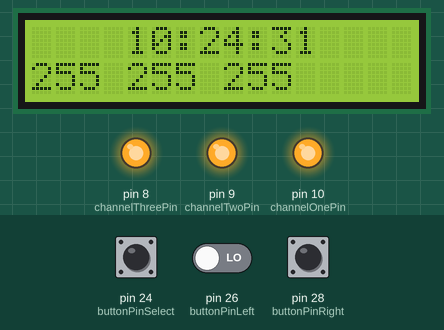
The sketch below on a simulated Arduino Mega 2560, built with avr-gcc and run on an emulated ATmega2560. Shown: 16×2 character LCD, output pins drawn as LEDs (lit = HIGH). Inputs (shaded band) come from the test bench; at power-on: pin 24 (buttonPinSelect) LOW, pin 26 (buttonPinLeft) LOW, pin 28 (buttonPinRight) LOW. The local clock reads 2024-03-15 10:24:30 at power-on unless the sketch sets it.

Above: at 1.2 s.
1.3 s: pin 24 (buttonPinSelect) pulled HIGH for 0.15 s
At 2.7 s:
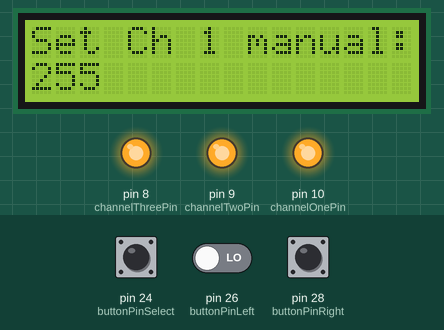
3.0 s: pin 24 (buttonPinSelect) pulled HIGH for 3.2 s
At 7.4 s:
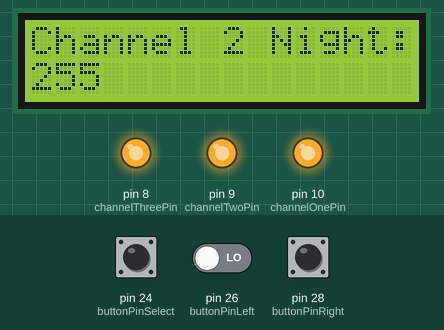
7.7 s: pin 24 (buttonPinSelect) pulled HIGH for 1 s
At 8.9 s:
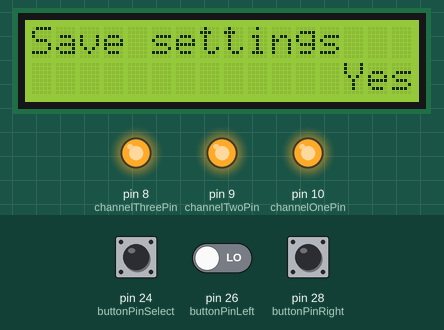
10.5 s: pin 24 (buttonPinSelect) driven HIGH and pin 26 (buttonPinLeft) driven HIGH
At 12.2 s:
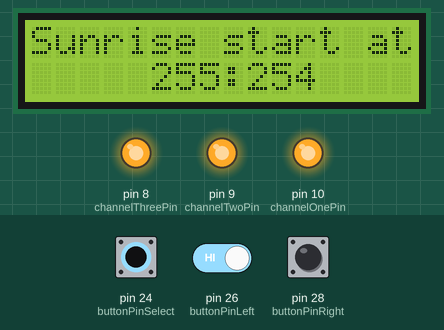
13.5 s: pin 24 (buttonPinSelect) driven LOW
At 14.9 s:
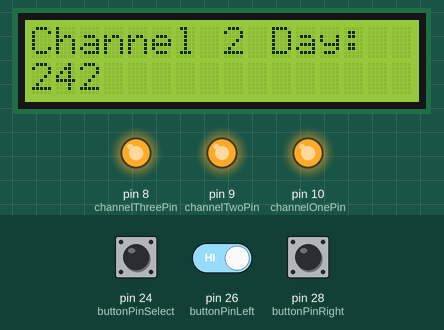
15.1 s: pin 24 (buttonPinSelect) driven HIGH
At 17.0 s:
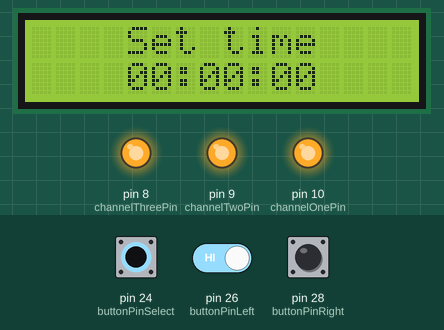
Timing chart, 0 to 30.0 s (numbered marks = the images above; inputs shaded):
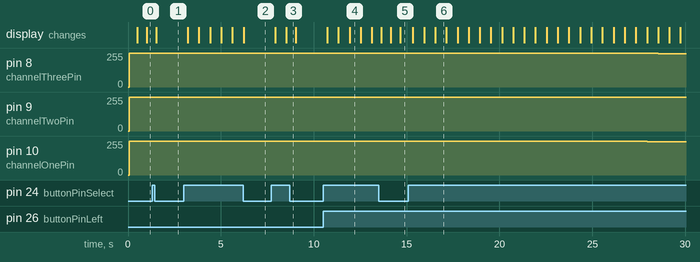

The sketch:

Lightening_Controller.ino
```cpp
// include the library code:
#include <LiquidCrystal.h>
#include <EEPROM.h>
#include <Wire.h>
#include <Time.h>
#include "RTClib.h"
RTC_DS3231 rtc;
#include <Thread.h>
#include <ThreadController.h>

/*
  LiquidCrystal Library - scrollDisplayLeft() and scrollDisplayRight()

  The circuit:
   LCD RS pin to digital pin 12
   LCD Enable pin to digital pin 11
   LCD D4 pin to digital pin 5
   LCD D5 pin to digital pin 4
   LCD D6 pin to digital pin 3
   LCD D7 pin to digital pin 2
   LCD R/W pin to ground
   10K resistor:
   ends to +5V and ground
   wiper to LCD VO pin (pin 3)
*/

// initialize the library by associating any needed LCD interface pin
// with the arduino pin number it is connected to
const int rs = 11, en = 12, d4 = 2, d5 = 3, d6 = 4, d7 = 5;
LiquidCrystal lcd(rs, en, d4, d5, d6, d7);

////Buttons/////////////
const int buttonPinSelect = 24;
const int buttonPinLeft = 26;
const int buttonPinRight = 28;
int buttonSelect = 0;
int buttonLeft = 0;
int buttonRight = 0;

/////LedsPins/////
const int channelOnePin = 10;
const int channelTwoPin = 9;
const int channelThreePin = 8;

///channels////////
int channelOne = 100;
int channelTwo = 100;
int channelThree = 100;

int channelOneDay;
int channelTwoDay;
int channelThreeDay;

int channelOneNight;
int channelTwoNight;
int channelThreeNight;

////////Menus//////////
int menu = 0;


//////EEPROM/////////////////
byte addressChannelOne = 0;
byte addressChannelTwo = 1;
byte addressChannelThree = 2;
byte addressSunriseStartHour = 3;
byte addressSunriseStartMinute = 4;
byte addressSunsetStartHour = 5;
byte addressSunsetStartMinute = 6;
byte addressSunriseDuration = 7;
byte addressSunsetDuration = 8;

byte addressChannelOneDay = 9;
byte addressChannelTwoDay = 10;
byte addressChannelThreeDay = 11;
byte addressChannelOneNight = 12;
byte addressChannelTwoNight = 13;
byte addressChannelThreeNight = 14;
////////Set Time Variables//////////
int varHour;
int varMinute;
int varSecond;
boolean isTimeChanged = false;

////////////Threads////////////////
// ThreadController that will controll all threads
ThreadController controll = ThreadController();
Thread inputThread = Thread();
Thread updateDisplayThread = Thread();
Thread sunriseCircleThread = Thread();

Thread sunsetCircleThread = Thread();

int displayChangeCounter = 0;
int displayTimeChange = 10;

int sunriseStartHour = 0;
int sunriseStartMinute = 0;

int sunsetStartHour = 0;
int sunsetStartMinute = 0;

int sunriseDuration = 0;
int sunsetDuration = 0;

boolean isSunset;
boolean isSunrise;


void setup() {
  // put your setup code here, to run once:

  Serial.begin(9600);
  if (! rtc.begin()) {
    Serial.println("Couldn't find RTC");
    while (1);
  }


  ///buttons setup/////
  pinMode(buttonPinSelect, INPUT);
  pinMode(buttonPinLeft, INPUT);
  pinMode(buttonPinRight, INPUT);
  pinMode(channelOnePin, OUTPUT);
  pinMode(channelTwoPin, OUTPUT);
  pinMode(channelThreePin, OUTPUT);


  // set up the LCD's number of columns and rows:
  lcd.begin(16, 2);

  ///////READ SETTINGS FROM EEPROM////////////
  channelOne = EEPROM.read(addressChannelOne);
  channelTwo = EEPROM.read(addressChannelTwo);
  channelThree = EEPROM.read(addressChannelThree);

  sunriseStartHour = EEPROM.read(addressSunriseStartHour);
  sunriseStartMinute = EEPROM.read(addressSunriseStartMinute);
  sunsetStartHour = EEPROM.read(addressSunsetStartHour);
  sunsetStartMinute = EEPROM.read(addressSunsetStartMinute);

  sunriseDuration = EEPROM.read(addressSunriseDuration);
  sunsetDuration = EEPROM.read(addressSunsetDuration);

  channelOneDay = EEPROM.read(addressChannelOneDay);
  channelTwoDay = EEPROM.read(addressChannelTwoDay);
  channelThreeDay = EEPROM.read(addressChannelThreeDay);

  channelOneNight = EEPROM.read(addressChannelOneNight);
  channelTwoNight = EEPROM.read(addressChannelTwoNight);
  channelThreeNight = EEPROM.read(addressChannelThreeNight);

  analogWrite(channelOnePin, channelOne);
  analogWrite(channelTwoPin, channelTwo);
  analogWrite(channelThreePin, channelThree);


  // Configure myThread
  inputThread.onRun(input);
  inputThread.setInterval(100);

  // Configure hisThread
  updateDisplayThread.onRun(updateDisplay);
  updateDisplayThread.setInterval(500);

  // Configure blinkLedThread
  sunriseCircleThread.onRun(sunriseCircle);
  sunriseCircleThread.setInterval((sunriseDuration * 60000) / 256);

  // Configure blinkLedThread
  sunsetCircleThread.onRun(sunsetCircle);
  sunsetCircleThread.setInterval((sunsetDuration * 60000) / 256);

  // Adds myThread to the controll
  controll.add(&inputThread);
  controll.add(&updateDisplayThread);
  controll.add(&sunriseCircleThread);
  controll.add(&sunsetCircleThread);
}

void loop() {
  DateTime now = rtc.now();
  // put your main code here, to run repeatedly:

  // run ThreadController
  // this will check every thread inside ThreadController,
  // if it should run. If yes, he will run it;
  controll.run();
  // Rest of code

  if ((sunriseStartHour == now.hour()) && (sunriseStartMinute == now.minute()) && (now.second() == 0)) {
    isSunrise = true;
  }
  if ((sunsetStartHour == now.hour()) && (sunsetStartMinute == now.minute()) && (now.second() == 0)) {
    isSunset = true;
  }

}


// callback for input
void input() {
  buttonSelect = digitalRead(buttonPinSelect);
  buttonLeft = digitalRead(buttonPinLeft);
  buttonRight = digitalRead(buttonPinRight);


  if (buttonSelect == HIGH) {
    if (menu == 16) {
      menu = 0;
    } else {
      menu++;
    }
    delay(200);
  }

  if (menu == 1) {
    if (buttonRight == HIGH) {
      if (channelOne < 255) {
        channelOne++;
      }
    }
    if (buttonLeft == HIGH) {
      if (channelOne > 0) {
        channelOne--;
      }
    }
  }

  if (menu == 2) {
    if (buttonRight == HIGH) {
      if (channelTwo < 255) {
        channelTwo++;
      }
    }
    if (buttonLeft == HIGH) {
      if (channelTwo > 0) {
        channelTwo--;
      }
    }
  }

 if (menu == 3) {
    if (buttonRight == HIGH) {
      if (channelThree < 255) {
        channelThree++;
      }
    }
    if (buttonLeft == HIGH) {
      if (channelThree > 0) {
        channelThree--;
      }
    }
  }

  if (menu == 4) {
    if (buttonRight == HIGH) {
      if (sunriseStartMinute < 59) {
        sunriseStartMinute++;

      } else if (sunriseStartMinute == 59) {
        if (sunriseStartHour < 23) {
          sunriseStartMinute = 0;
          sunriseStartHour++;
        }
      }
    }
    if (buttonLeft == HIGH) {
      if (sunriseStartMinute > 0) {
        sunriseStartMinute--;
      } else if (sunriseStartMinute == 0) {
        if (sunriseStartHour > 0) {
          sunriseStartMinute = 59;
          sunriseStartHour--;
        }
      }
    }

  }

  if (menu == 5) {
    if (buttonRight == HIGH) {
      if (sunsetStartMinute < 59) {
        sunsetStartMinute++;

      } else if (sunsetStartMinute == 59) {
        if (sunsetStartHour < 23) {
          sunsetStartMinute = 0;
          sunsetStartHour++;
        }
      }
    }
    if (buttonLeft == HIGH) {
      if (sunsetStartMinute > 0) {
        sunsetStartMinute--;
      } else if (sunsetStartMinute == 0) {
        if (sunsetStartHour > 0) {
          sunsetStartMinute = 59;
          sunsetStartHour--;
        }
      }
    }

  }


  if (menu == 6) {
    if (buttonRight == HIGH) {
      if (sunriseDuration < 59) {
        sunriseDuration++;
      }
    }
    if (buttonLeft == HIGH) {
      if (sunriseDuration > 1) {
        sunriseDuration--;
      }
    }
  }

  if (menu == 7) {
    if (buttonRight == HIGH) {
      if (sunsetDuration < 59) {
        sunsetDuration++;
      }
    }
    if (buttonLeft == HIGH) {
      if (sunsetDuration > 1) {
        sunsetDuration--;
      }
    }
  }

  if (menu == 8) {
    if (buttonRight == HIGH) {
      if (channelOneDay < 255) {
        channelOneDay++;
      }
    }
    if (buttonLeft == HIGH) {
      if (channelOneDay > 0) {
        channelOneDay--;
      }
    }

  }

  if (menu == 9) {
    if (buttonRight == HIGH) {
      if (channelTwoDay < 255) {
        channelTwoDay++;
      }
    }
    if (buttonLeft == HIGH) {
      if (channelTwoDay > 0) {
        channelTwoDay--;
      }
    }

  }

  if (menu == 10) {
    if (buttonRight == HIGH) {
      if (channelThreeDay < 255) {
        channelThreeDay++;
      }
    }
    if (buttonLeft == HIGH) {
      if (channelThreeDay > 0) {
        channelThreeDay--;
      }
    }

  }

  if (menu == 11) {
    if (buttonRight == HIGH) {
      if (channelOneNight < 255) {
        channelOneNight++;
      }
    }
    if (buttonLeft == HIGH) {
      if (channelOneNight > 0) {
        channelOneNight--;
      }
    }
  }

  if (menu == 12) {
    if (buttonRight == HIGH) {
      if (channelTwoNight < 255) {
        channelTwoNight++;
      }
    }
    if (buttonLeft == HIGH) {
      if (channelTwoNight > 0) {
        channelTwoNight--;
      }
    }
  }

  if (menu == 13) {
    if (buttonRight == HIGH) {
      if (channelThreeNight < 255) {
        channelThreeNight++;
      }
    }
    if (buttonLeft == HIGH) {
      if (channelThreeNight > 0) {
        channelThreeNight--;
      }
    }
  }

  if (menu == 14) {

    if (buttonRight == HIGH) {
      isTimeChanged = true;
      if (varHour < 23) {
        if (varMinute == 59) {
          varHour++;
          varMinute = 0;
        } else {
          varMinute++;
        }
      }else if(varHour == 23){
          if (varMinute < 59){
            varMinute++;
          }
      }
    }

    if (buttonLeft == HIGH) {
      isTimeChanged = true;
      if (varHour > 0){
        if (varMinute > 0){
          varMinute -= 1;
        }else if(varMinute == 0){
         varMinute = 59;
         varHour-=1;
        }
      }else if (varHour == 0){
        if (varMinute > 0){
          varMinute -= 1;
        }
     }
    }
  }
}

// callback for Display Update
void updateDisplay() {
  lcd.clear();
  if (menu == 0) {
    rootMenu();
  } else if (menu == 1) {
    SetChannelOne();
  } else if (menu == 2) {
    SetChannelTwo();
  } else if (menu == 3) {
    SetChannelThree();
  } else if (menu == 4) {
    setSunriseTime();
  } else if (menu == 5) {
    setSunsetTime();
  } else if (menu == 6) {
    setSunriseDuration();
  } else if (menu == 7) {
    setSunsetDuration();
  } else if (menu == 8) {
    SetChannelOneDay();
  } else if (menu == 9) {
    SetChannelTwoDay();
  }else if (menu == 10) {
    SetChannelThreeDay();
  } else if (menu == 11) {
    SetChannelOneNight();
  } else if (menu == 12) {
    SetChannelTwoNight();
  } else if (menu == 13) {
    SetChannelThreeNight();
  } else if (menu == 14) {
    setMyClock();
  } else if (menu == 15) {
    saveSettings();
  }
}

// callback for dayCircle
void sunriseCircle() {

  if (isSunrise) {
    if (channelOne < channelOneDay) {
      channelOne++;
      analogWrite(channelOnePin, channelOne);
    }
    if (channelTwo < channelTwoDay) {
      channelTwo++;
      analogWrite(channelTwoPin, channelTwo);
    }
    if (channelThree < channelThreeDay) {
      channelThree++;
      analogWrite(channelThreePin, channelThree);
    }

    if ((channelTwo == channelTwoDay) && (channelOne == channelOneDay)&& (channelThree == channelThreeDay)) {
      isSunrise = false;
    }
  }
}

void sunsetCircle() {
  if (isSunset) {
    if (channelOne > channelOneNight) {
      channelOne--;
      analogWrite(channelOnePin, channelOne);
    }
    if (channelTwo > channelTwoNight) {
      channelTwo--;
      analogWrite(channelTwoPin, channelTwo);
    }
    if (channelThree > channelThreeNight) {
      channelThree--;
      analogWrite(channelThreePin, channelThree);
    }
    if ((channelOne == channelOneNight) && (channelTwo == channelTwoNight) && (channelThree == channelThreeNight)) {
      isSunset = false;
    }
  }
}

void rootMenu() {

//  Serial.print(__DATE__);
//  Serial.print(" ");
//  Serial.println(__TIME__);

  DateTime now = rtc.now();
  lcd.print("    ");

  //show clock to lcd
  if (now.hour() < 10) {
    lcd.print('0');
  }
  lcd.print(now.hour());
  lcd.print(':');
  if (now.minute() < 10) {
    lcd.print('0');
  }
  lcd.print(now.minute());
  lcd.print(':');
  if (now.second() < 10) {
    lcd.print('0');
  }
  lcd.print(now.second());
  ///////////////////////////
  lcd.setCursor(0, 1);
  lcd.print(channelOne);
  lcd.print(" ");
  lcd.print(channelTwo);
  lcd.print(" ");
  lcd.print(channelThree);
  lcd.print(" ");

  if (isSunrise) {
    lcd.print("Sunrise");
  }
  if (isSunset) {
    lcd.print("Sunset");
  }
}

void SetChannelOne() {
  lcd.print("Set Ch 1 manual:");
  lcd.setCursor(0, 1);
  lcd.print(channelOne);
  analogWrite(channelOnePin, channelOne);

}

void SetChannelTwo() {
  lcd.print("Set Ch 2 manual:");
  lcd.setCursor(0, 1);
  lcd.print(channelTwo);
  analogWrite(channelTwoPin, channelTwo);
}

void SetChannelThree() {
  lcd.print("Set Ch 3 manual:");
  lcd.setCursor(0, 1);
  lcd.print(channelThree);
  analogWrite(channelThreePin, channelThree);
}

void saveSettings() {
  lcd.print("Save settings");
  lcd.setCursor(13, 1);
  lcd.print("Yes");

  if (buttonRight == HIGH) {
    EEPROM.update(addressChannelOne, channelOne);
    EEPROM.update(addressChannelTwo, channelTwo);
    EEPROM.update(addressChannelThree, channelThree);


    EEPROM.update(addressSunriseStartHour, sunriseStartHour);
    EEPROM.update(addressSunriseStartMinute, sunriseStartMinute);

    EEPROM.update(addressSunsetStartHour, sunsetStartHour);
    EEPROM.update(addressSunsetStartMinute, sunsetStartMinute);

    EEPROM.update(addressSunriseDuration, sunriseDuration);
    EEPROM.update(addressSunsetDuration, sunsetDuration);


    EEPROM.update(addressChannelOneDay, channelOneDay);
    EEPROM.update(addressChannelTwoDay, channelTwoDay);
    EEPROM.update(addressChannelThreeDay, channelThreeDay);

    EEPROM.update(addressChannelOneNight, channelOneNight);
    EEPROM.update(addressChannelTwoNight, channelTwoNight);
    EEPROM.update(addressChannelThreeNight, channelThreeNight);

    if(isTimeChanged){
      rtc.adjust(DateTime(2017, 12, 4, varHour, varMinute, 0));
      isTimeChanged = false;
      varHour = 0;
      varMinute = 0;
    }

    lcd.clear();
    lcd.print("Settings saved");
    delay(3000);
    menu = 0;
  }
}

void setSunsetTime() {
  lcd.print("Sunset start at");
  lcd.setCursor(0, 1);
  lcd.print("     ");
  if (sunsetStartHour < 10) {
    lcd.print("0");
  }
  lcd.print(sunsetStartHour);
  lcd.print(":");

  if (sunsetStartMinute < 10) {
    lcd.print("0");
  }
  lcd.print(sunsetStartMinute);
}

void setSunriseTime() {
  lcd.print("Sunrise start at");
  lcd.setCursor(0, 1);
  lcd.print("     ");
  if (sunriseStartHour < 10) {
    lcd.print("0");
  }
  lcd.print(sunriseStartHour);
  lcd.print(":");

  if (sunriseStartMinute < 10) {
    lcd.print("0");
  }
  lcd.print(sunriseStartMinute);
}

void setSunriseDuration() {
  lcd.print("Sunrise duration");
  lcd.setCursor(0, 1);
  lcd.print(sunriseDuration);
  lcd.print(" Min.");
}

void setSunsetDuration() {
  lcd.print("Sunset duration");
  lcd.setCursor(0, 1);
  lcd.print(sunsetDuration);
  lcd.print(" Min.");
}


void SetChannelOneDay() {
  lcd.print("Channel 1 Day: ");
  lcd.setCursor(0, 1);
  lcd.print(channelOneDay);

}

void SetChannelTwoDay() {
  lcd.print("Channel 2 Day: ");
  lcd.setCursor(0, 1);
  lcd.print(channelTwoDay);
}
void SetChannelThreeDay() {
  lcd.print("Channel 3 Day: ");
  lcd.setCursor(0, 1);
  lcd.print(channelThreeDay);
}

void SetChannelOneNight() {
  lcd.print("Channel 1 Night: ");
  lcd.setCursor(0, 1);
  lcd.print(channelOneNight);
}

void SetChannelTwoNight() {
  lcd.print("Channel 2 Night: ");
  lcd.setCursor(0, 1);
  lcd.print(channelTwoNight);
}

void SetChannelThreeNight() {
  lcd.print("Channel 3 Night: ");
  lcd.setCursor(0, 1);
  lcd.print(channelThreeNight);
}

void setMyClock() {

  varHour;
  varMinute;
  varSecond;

  lcd.print("    Set time");
  lcd.setCursor(4, 1);
  //show clock to lcd
  if (varHour < 10) {
    lcd.print('0');
  }
  lcd.print(varHour);
  lcd.print(':');
  if (varMinute < 10) {
    lcd.print('0');
  }
  lcd.print(varMinute);
  lcd.print(':');
  if (varSecond < 10) {
    lcd.print('0');
  }
  lcd.print(varSecond);
}
```

Measured:
- after the input at 1.3 s, the display: changes after 0.22 s (image 1)
- after the input at 3.0 s, the display: first changes after 0.21 s (image 2 shows a later state)
- after the input at 7.7 s, the display: first changes after 0.22 s (image 3 shows a later state)
- after the input at 10.5 s, pin 9 (channelTwoPin): 255/255 → 254/255 after 0.83 s; the display: first changes after 0.23 s (image 4 shows a later state)
- after the input at 15.1 s, pin 8 (channelThreePin): 255/255 → 253/255 after 3.2 s, → 251/255 10.2 s later; pin 9 (channelTwoPin): 254/255 → 252/255 after 8.0 s; pin 10 (channelOnePin): 255/255 → 253/255 after 2.6 s, → 251/255 10.2 s later
- what the display in image 4 shows lasts 0.6 s, from 11.9 s to 12.5 s
